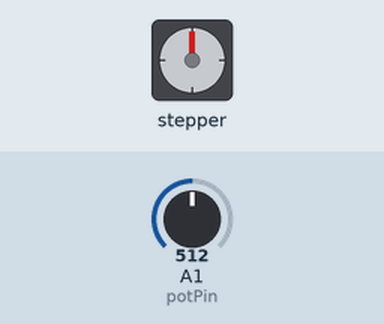
Recording of a sketch running on a simulated Arduino Uno, built with avr-gcc and run on an emulated ATmega328P. On the bench: stepper motor. Wiring (inferred from the names in the program): stepper motor driver (1600 steps per turn assumed): step pin 5; direction pin 3; enable pin 6. The inputs (shaded band) are chosen by the test bench; at power-on: A1 (potPin) = 512. What the sketch prints to the serial monitor is not drawn.

Above: at 22.5 s.
Timing chart, 0 to 40.0 s (numbered marks = the images above):
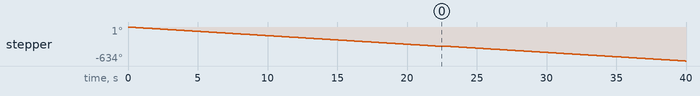

The sketch:

stepper_motor_3.ino
```cpp
const int stepPin=5;
const int dirPin=3;
const int enaPin =6;
const int potPin = A1;

//define consts
const int stepPerRevolution = 1600;
const unsigned long stepDelay =5000;

void setup() {
  // seting ppins
  Serial.begin(9600);
  pinMode(stepPin, OUTPUT);
  pinMode(dirPin, OUTPUT);
  pinMode(enaPin,OUTPUT);
  digitalWrite(enaPin,LOW); // enable the motor driver


}

void loop() {
  // int potValue = analogRead(potPin);
  int potValue = analogRead(potPin);
  Serial.println("Potentiometer value: " + String(potValue)); // Debug statement

  int stepDelay = map(potValue, 0, 1023, 10000, 4000);
  Serial.println("delay time speed :: " + String(stepDelay));
  // rotate 10 seconds to the right
  rotate(stepPerRevolution,stepDelay,false);

  // rest for 5secs
  delay(500);

  // // rotates 5 seeconds to the left
  // rotate(stepPerRevolution/2,stepDelay,true);

  // // rest fro 5 secs
  // delay(500);

}

void rotate(int steps, unsigned long stepDelay, bool clockwise){
  digitalWrite(dirPin,clockwise ? HIGH : LOW);// SET rotation direction
  for (int i = 0; i<steps; i++){
    digitalWrite(stepPin,HIGH);
    delayMicroseconds(stepDelay);
    digitalWrite(stepPin,LOW);
    delayMicroseconds(stepDelay);
  }
}
```

Measured:
- by itself, stepper: turns 360° counter-clockwise in 22.3 s, then 274° counter-clockwise in 17.0 s
